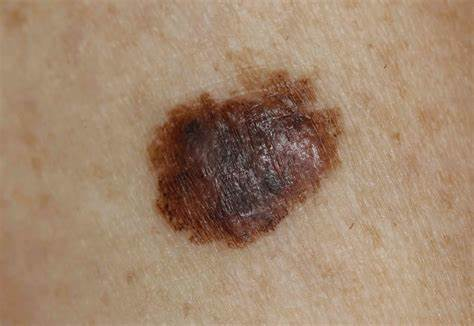
#> input picture Skin Cancer.jpg, 474 x 326 px, found by its file name
$ jupyter execute Pixel_comparison,Region,Watershed_and_Morphological_operation.ipynb
#> lines starting #> are read from the running program, lines starting #| are printed output that depends on the picture; after the words box and inside, x2 and y2 are one past the last pixel; in counts of white or black regions, pixels touching at a corner belong together
**The image_segmentation function aims to apply image segmentation to an input image original_img using a pixel comparison technique, along with thresholding to create a binary image.**

# **pixel comparison technique**

[cell 1]
import os
import cv2
import numpy as np
import matplotlib.pyplot as plt

[cell 2]
def image_segmentation(original_img, _threshold=250):
    # Apply bilateral filter to the original image to smooth the image
    # while preserving edges. Parameters (9, 75, 75) control the size
    # of the filter and the sigma values for color and space.
    J = cv2.bilateralFilter(original_img, 9, 75, 75)

    # Convert the filtered image to a NumPy array and get its shape (m, n, p).
    # m: height (rows), n: width (columns), p: number of channels.
    a = np.array(J)
    m, n, p = a.shape

    # Neighbor Pixel Comparison: Iterate over the image excluding the edges (1 to m-1, 1 to n-1).
    for r in range(1, m-1):
        for c in range(1, n-1):
            # Current pixel value at position (r, c).
            s = J[r, c]

            # Values of the 8 neighboring pixels (above, below, left, right, diagonals).
            n1 = J[r+1, c]   # Below
            n2 = J[r-1, c]   # Above
            n3 = J[r, c+1]   # Right
            n4 = J[r, c-1]   # Left
            n5 = J[r-1, c-1] # Top-left diagonal
            n6 = J[r+1, c+1] # Bottom-right diagonal
            n7 = J[r+1, c-1] # Bottom-left diagonal
            n8 = J[r-1, c+1] # Top-right diagonal

            # Compute differences between the current pixel and its neighbors.
            s1 = s - n1
            s2 = s - n2
            s3 = s - n3
            s4 = s - n4
            s5 = s - n5
            s6 = s - n6
            s7 = s - n7
            s8 = s - n8

            # Define the threshold for pixel intensity differences.
            threshold = _threshold

            # If all differences are less than the threshold, it means the pixel
            # is part of a homogeneous region, so we set it to 0 (black).
            # Otherwise, retain the original pixel value.
            if (all(s1 < threshold) and all(s2 < threshold) and all(s3 < threshold) and
                all(s4 < threshold) and all(s5 < threshold) and all(s6 < threshold) and
                all(s7 < threshold) and all(s8 < threshold)):
                J[r, c] = 0
            else:
                J[r, c] = s

    # Apply binary thresholding to the processed image.
    # Pixels with intensity greater than 110 become 0 (black) and less than 110 become 255 (white).
    # The 'cv2.THRESH_BINARY_INV' argument inverts the result.
    ret, final_img = cv2.threshold(J, 110, 255, cv2.THRESH_BINARY_INV)

    # Return the segmented binary image.
    return final_img

[cell 3]
def print_image(img_path, img_name):
    # Read the image from the given path using OpenCV's imread function.
#> called with img_name = './Skin Cancer/Skin Cancer_1.jpg'
    img_original = cv2.imread(img_path)
#> img_original is the input picture: shape (326, 474, 3); mean B, G, R 109.6, 133.9, 161.2

    # Resize the image to 200x200 pixels using cubic interpolation for smooth resizing.
    img_original = cv2.resize(img_original, (200, 200), interpolation=cv2.INTER_CUBIC)
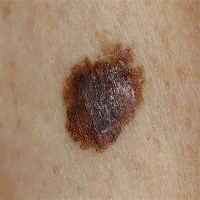
#> img_original: shape (200, 200, 3); mean B, G, R 109.6, 133.9, 161.2

    # Convert the image from BGR (OpenCV's default color format) to RGB for correct display in Matplotlib.
    img_original = cv2.cvtColor(img_original, cv2.COLOR_BGR2RGB)

    # Create a figure for displaying the images, with a specific figure size of 18x4 inches.
    plt.figure(figsize=(18, 4))

    # Add the first subplot to display the original image.
    plt.subplot(1, 6, 1)  # 1 row, 6 columns, this is the first subplot.
    plt.gca().set_title('Original')  # Set the title to 'Original'.
    plt.imshow(img_original)  # Display the original image.
    plt.axis('off')  # Turn off axis lines and labels for clean visualization.

    # Loop over different threshold values (50, 100, 150, 200) and create subplots for each thresholded image.
    for pos, thrs in enumerate([50, 100, 150, 200], start=2):
        # Perform image segmentation using the current threshold value.
        img_seg = image_segmentation(img_original, thrs)

        # Add a new subplot for the segmented image based on the current threshold.
        plt.subplot(1, 6, pos)  # Add the subplot in positions 2 to 5.
        plt.gca().set_title('Threshold - ' + str(thrs))  # Set title indicating the threshold value.
        plt.imshow(img_seg)  # Display the segmented image.
        plt.axis('off')  # Turn off the axis lines and labels.
#> this loop made 4 passes
#> pass 1, in image_segmentation, `ret, final_img = cv2.threshold(J, 110, 255, cv2.THRESH_BINARY_INV)`:
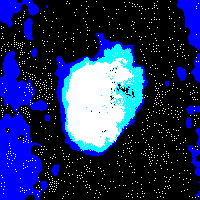
#> final_img: shape (200, 200, 3); mean R, G, B 33, 45.4, 94.8

    # Add the final subplot to display the negative (inverted color) version of the original image.
    plt.subplot(1, 6, 6)  # Add the subplot in the 6th position.
    plt.gca().set_title('Negative')  # Set title to 'Negative'.

    # Create a negative image by subtracting the pixel values from 255.
    plt.imshow(255 - np.array(img_original))  # Invert colors and display.
    plt.axis('off')  # Turn off axis lines and labels.

    # Adjust the layout so that subplots fit neatly within the figure, avoiding overlap.
    plt.tight_layout()

    # Save the resulting figure (all images) to a file with the specified image name.
    plt.savefig(img_name)

    # Display the final image with all subplots.
    plt.show()

[cell 4]
# Corrected source location for Brain MRI dataset images
src = ['../content/drive/MyDrive/Jupyter Notebook Research Code/Threshold region and morphological seg/Skin Cancer.jpg',
       ]

# Destination directory for preprocessed images
dest = 'Skin Cancer'

# Create the directory if it doesn't exist
os.makedirs(f"./{dest}", exist_ok=True)

# Loop over the source images, ensuring we don't exceed the available images
for idx in range(len(src)):
    # Define the output path for the preprocessed image
    img_path = f"./{dest}/{dest}_{str(idx+1)}.jpg"

    # Call the print_image function to process and save the image
    print_image(src[idx], img_path)

# Region Based Segmentation

To use the Sobel filter on all three color channels and display the elevation maps for each channel

[cell 5]
import cv2
import numpy as np
import matplotlib.pyplot as plt
from skimage.filters import sobel

# Load your color image (ensure the path is correctly formatted for Windows)
image_path = r"/content/drive/MyDrive/Jupyter Notebook Research Code/Threshold region and morphological seg/Skin Cancer.jpg"
image = cv2.imread(image_path)

# Check if the image loaded correctly
if image is None:
    print("Error: Image not found or unable to load.")
else:
    # Extract the red channel (2 corresponds to the red channel in OpenCV)
    red_channel = image[:, :, 2]  # 2 corresponds to the red channel, 1 to green, 0 to blue
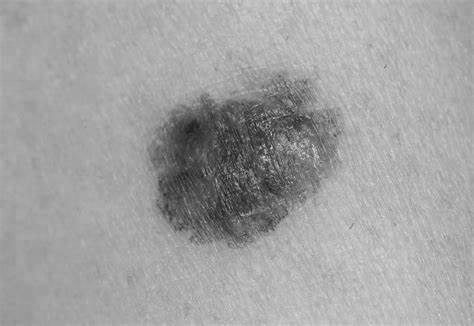
#> red_channel: shape (326, 474); min 11, max 221, mean 161.2

    # Compute the elevation map using the Sobel filter on the red channel
    elevation_map = sobel(red_channel)

    # Create a Matplotlib figure and display the elevation map
    fig, ax = plt.subplots(figsize=(18, 8))
    ax.imshow(elevation_map, cmap='gray', interpolation='nearest')
    ax.axis('off')
    ax.set_title('Sobel filter on the red channel')
    plt.show()

[cell 6]
# Initialize markers with zeros (background)
markers = np.zeros_like(red_channel)

# Set marker value for pixels with red channel values less than 117 (foreground)
markers[red_channel < 117] = 1

# Set marker value for pixels with red channel values greater than 232 (background)
markers[red_channel > 232] = 2

# Display the markers image with titles and without axis
fig, ax = plt.subplots(figsize=(8, 4))

# Display the markers with 'Spectral' colormap to distinguish different marker values
ax.imshow(markers, cmap='Spectral', interpolation='nearest')


ax.set_title('Region Based Segmentation:  Sobel filter on the red channel markers')

# watershed segmentation

[cell 7]
import cv2
import numpy as np
import matplotlib.pyplot as plt
from skimage import io, color, data, measure
from skimage.morphology import binary_erosion, binary_dilation
from skimage.segmentation import watershed
from skimage.feature import peak_local_max
from skimage.color import label2rgb
from scipy import ndimage as ndi
from skimage.filters import sobel

# Load your grayscale image
imm = cv2.imread("/content/drive/MyDrive/Jupyter Notebook Research Code/Threshold region and morphological seg/Skin Cancer.jpg", cv2.IMREAD_GRAYSCALE)
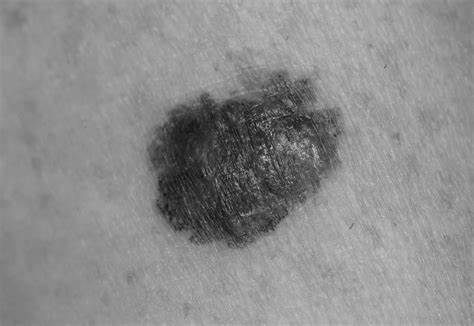
#> imm: shape (326, 474); min 0, max 208, mean 139.3

# Compute the elevation map using the Sobel filter on the grayscale image
elevation_map = sobel(imm)

# Create markers based on thresholding the grayscale image
markers = np.zeros_like(imm)
markers[imm < 117] = 1
markers[imm > 232] = 2

# Apply watershed segmentation
segmentation = watershed(elevation_map, markers)
#> segmentation: shape (326, 474); every value is 1

# Fill holes in the segmented regions
segmentation = ndi.binary_fill_holes(segmentation - 1)
#> segmentation: shape (326, 474) bool; every value is 0

# Label the segmented regions
labeled_mountains, _ = ndi.label(segmentation)
#> labeled_mountains: shape (326, 474) int32; every value is 0

# Overlay the labels on the original image
image_label_overlay = label2rgb(labeled_mountains, image=imm, bg_label=0)
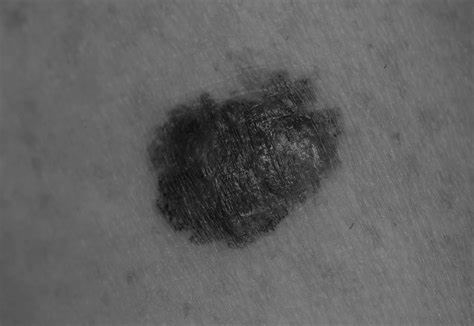
#> image_label_overlay: shape (326, 474, 3) float64; min 0, max 0.571, mean 0.382

# Create subplots to display the original image, contours, and the labeled image
fig, (ax1, ax2) = plt.subplots(1, 2, figsize=(18, 8), sharex=True, sharey=True)

# Display the original image with contours
ax1.imshow(imm, cmap=plt.cm.gray, interpolation='nearest')
ax1.contour(segmentation, [0.5], linewidths=1.2, colors='y')
ax1.axis('off')
ax1.set_title('Original Image with Segmentation Contours')

# Display the labeled image overlay
ax2.imshow(image_label_overlay, interpolation='nearest')
ax2.axis('off')
ax2.set_title('watershed segmentation: Labeled Image Overlay')

plt.show()
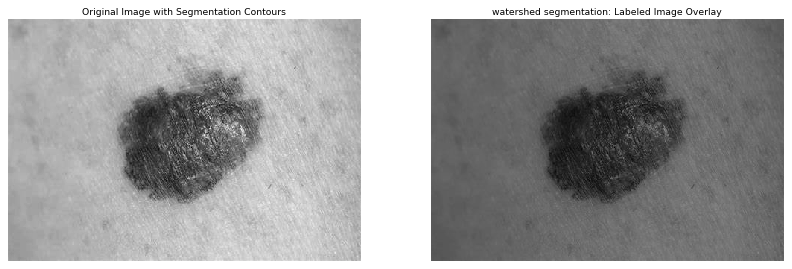
#> figure drawn by matplotlib, 2 panels

[cell 8]
import cv2
import numpy as np
import matplotlib.pyplot as plt
from scipy import ndimage as ndi

# Load your grayscale image
image_path = "/content/drive/MyDrive/Jupyter Notebook Research Code/Threshold region and morphological seg/Skin Cancer.jpg"
gray_segmented_2 = cv2.imread(image_path, cv2.IMREAD_GRAYSCALE)

# Check if the image loaded correctly
if gray_segmented_2 is None:
    raise ValueError("Error: Image not found or unable to load.")

# Define the Laplacian kernel
kernel_laplace = np.array([[1, 1, 1],
                           [1, -8, 1],
                           [1, 1, 1]])

# Apply the convolution with the Laplacian kernel
out_l = ndi.convolve(gray_segmented_2, kernel_laplace, mode='reflect')
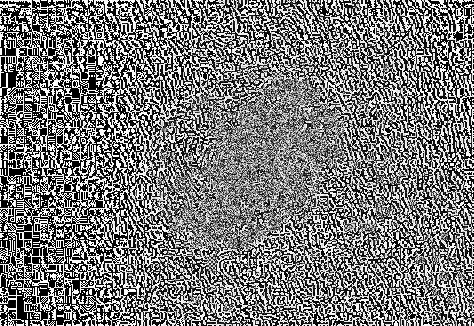
#> out_l: shape (326, 474); min 0, max 255, mean 121.1

# Post-process the output to highlight edges
arr = np.where(out_l == 0, 0, -100)
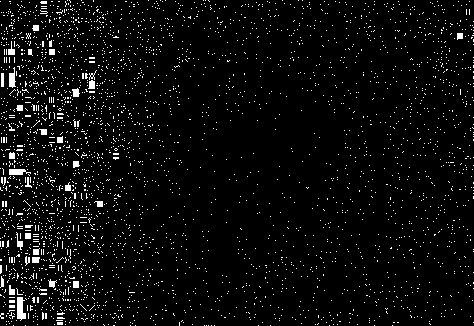
#> arr: shape (326, 474) int64; values -100 (black) and 0 (white), 4.4% white in thin lines or dots

# Display the result
plt.imshow(arr, cmap='gray', interpolation='nearest')
plt.axis('off')  # Hide the axes
plt.title('Edge Detection with Laplacian Kernel')
plt.show()

[cell 9]
import cv2
import numpy as np
import matplotlib.pyplot as plt

#reading image
path = path = r"/content/drive/MyDrive/Jupyter Notebook Research Code/Threshold region and morphological seg/Skin Cancer.jpg"
img = cv2.imread(path)
img1 = cv2.cvtColor(img, cv2.COLOR_BGR2RGB)
img2 = cv2.imread(path,0) # or cv2.cvtColor(img,cv2.COLOR_BGR2GRAY)


#function to see image
def imgshow(img=img,img1=img1,img2=img2, rows=1,columns=3):
#> called with rows = 1, columns = 3
    print(img.shape,img1.shape,img2.shape)
#| (326, 474, 3) (326, 474, 3) (326, 474)
    fig = plt.figure(figsize=(15,8))
    #adds a subplot at 1st position
    fig.add_subplot(rows,columns,1)
    plt.title('BGR Format')
    plt.imshow(img)

    #adds a subplot at 2nd position
    fig.add_subplot(rows,columns,2)
    plt.title('RGB Format')
    plt.imshow(img1)

    #adds a subplot at 3rd position
    fig.add_subplot(rows,columns, 3)
    plt.title('BGR to GRAY')
    plt.imshow(img2)
    plt.show()
#> figure, not shown here; B, G, R data is drawn as R, G, B

imgshow(img=img,img1=img1,img2=img2, rows=1,columns=3)

[cell 10]
#converting to gray scale
BGR2GRAY = cv2.cvtColor(img,cv2.COLOR_BGR2GRAY)

#binarize image
binr = cv2.threshold(BGR2GRAY, 0, 255, cv2.THRESH_BINARY+cv2.THRESH_OTSU)[1]
#> binr: shape (326, 474); 86.1% white; 27 black regions (26 under 20 px), largest, box (x1, y1, x2, y2) and area: (147, 72, 341, 249) 21482

#define kernel
kernel = np.ones((3, 3), np.uint8)

#invert image
invert = cv2.bitwise_not(binr)

# use morph gradient
morph_gradient = cv2.morphologyEx(invert,cv2.MORPH_GRADIENT,kernel)
#> morph_gradient: shape (326, 474); 4.9% white; 70 white regions (46 under 20 px), largest, box (x1, y1, x2, y2) and area: (146, 71, 345, 250) 5817, (237, 166, 261, 190) 215, (284, 165, 296, 188) 140

# Display the result
plt.imshow(morph_gradient, cmap='gray')
plt.title('Morphological Gradient')  # Add title to the plot
plt.axis('off')  # Hide axes for a cleaner look
plt.show()

[cell 11]
import cv2
import matplotlib.pyplot as plt

# Define the path to the image
path = r"/content/drive/MyDrive/Jupyter Notebook Research Code/Threshold region and morphological seg/Skin Cancer.jpg"

# Load the image
img1 = cv2.imread(path)

# Convert BGR to RGB
img = cv2.cvtColor(img1, cv2.COLOR_BGR2RGB)

# Display the original image
plt.imshow(img)
plt.title('Original Image')
plt.axis('off')  # Hide axes for a cleaner look
plt.show()

[cell 12]
# Perform morphological top hat transformation
tophat = cv2.morphologyEx(BGR2GRAY, cv2.MORPH_TOPHAT, kernel)

# Display the top hat result
plt.imshow(tophat, cmap='gray')
plt.title('Morphological Top Hat')
plt.axis('off')  # Hide axes for a cleaner look
plt.show()

[cell 13]
# Perform morphological black hat transformation
blackhat = cv2.morphologyEx(BGR2GRAY, cv2.MORPH_BLACKHAT, kernel)

# Display the black hat result
plt.imshow(blackhat, cmap='gray')
plt.title('Morphological Black Hat')
plt.axis('off')  # Hide axes for a cleaner look
plt.show()

[cell 14]
import cv2
import numpy as np
import matplotlib.pyplot as plt

# Load the image
path = r"/content/drive/MyDrive/Jupyter Notebook Research Code/Threshold region and morphological seg/Skin Cancer.jpg"
img = cv2.imread(path)

# Convert to grayscale
gray = cv2.cvtColor(img, cv2.COLOR_BGR2GRAY)

# Binarize the image
_, binary = cv2.threshold(gray, 0, 255, cv2.THRESH_BINARY + cv2.THRESH_OTSU)

# Define a kernel
kernel = cv2.getStructuringElement(cv2.MORPH_RECT, (13, 5))

# Apply morphological operations
erosion = cv2.erode(binary, kernel, iterations=1)
#> erosion: shape (326, 474); 82.4% white; 2 black regions, box (x1, y1, x2, y2) and area: (141, 70, 350, 251) 27074, (378, 65, 391, 70) 65
dilation = cv2.dilate(binary, kernel, iterations=1)
#> dilation: shape (326, 474); 94.2% white; 21 black regions (13 under 20 px), largest, box (x1, y1, x2, y2) and area: (153, 98, 282, 240) 8415, (277, 113, 313, 126) 203, (262, 179, 293, 198) 139
opening = cv2.morphologyEx(binary, cv2.MORPH_OPEN, kernel)
#> opening: shape (326, 474); 84.6% white; 3 black regions (2 under 20 px), largest, box (x1, y1, x2, y2) and area: (147, 72, 344, 249) 23801
closing = cv2.morphologyEx(binary, cv2.MORPH_CLOSE, kernel)
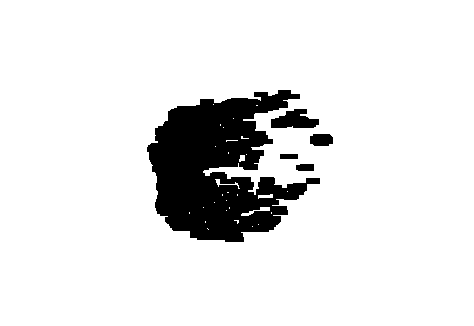
#> closing: shape (326, 474); 89.6% white; 5 black regions, box (x1, y1, x2, y2) and area: (147, 90, 320, 242) 14944, (271, 109, 319, 128) 622, (310, 134, 333, 146) 249, (296, 164, 314, 171) 120, (280, 154, 298, 159) 90
gradient = cv2.morphologyEx(binary, cv2.MORPH_GRADIENT, kernel)
#> gradient: shape (326, 474); 11.7% white; 8 white regions, largest, box (x1, y1, x2, y2) and area: (141, 70, 350, 251) 17313, (209, 134, 255, 149) 299, (214, 122, 230, 130) 113
tophat = cv2.morphologyEx(gray, cv2.MORPH_TOPHAT, kernel)
blackhat = cv2.morphologyEx(gray, cv2.MORPH_BLACKHAT, kernel)
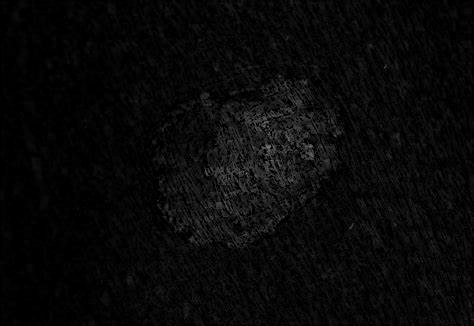
#> blackhat: shape (326, 474); min 0, max 128, mean 8.7

# Display results
titles = ['Original Image', 'Erosion', 'Dilation', 'Opening', 'Closing', 'Gradient', 'Top Hat', 'Black Hat']
images = [binary, erosion, dilation, opening, closing, gradient, tophat, blackhat]

plt.figure(figsize=(15, 10))
for i in range(8):
    plt.subplot(2, 4, i + 1)
    plt.imshow(images[i], cmap='gray')
    plt.title(titles[i])
    plt.axis('off')
plt.tight_layout()
plt.show()
